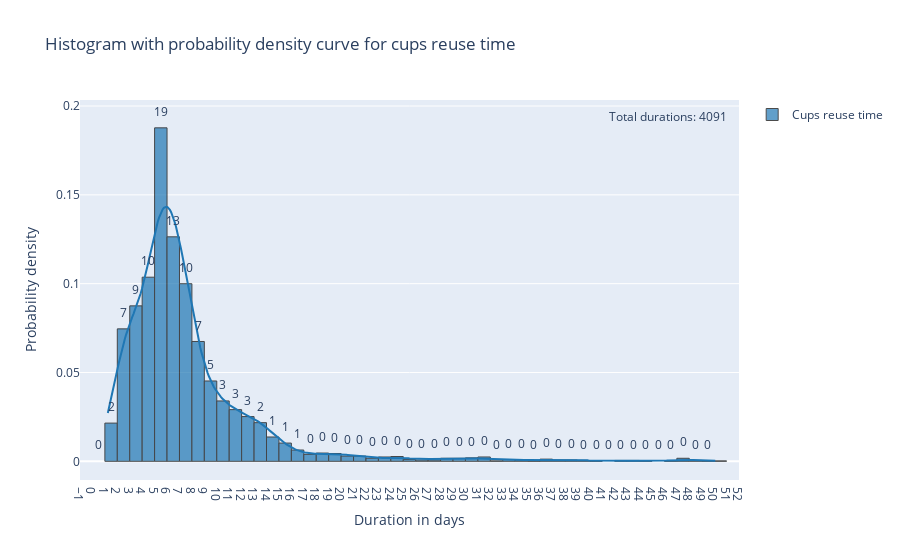

Here is the notebook cell this chart was saved with:
### Code cell
# name of the dataset
group_labels = ['Cups reuse time']

fig = ff.create_distplot([np.array(days)], group_labels, show_rug=False, bin_size=1)
fig.update_layout(xaxis=dict(range=[-1, ceil(max(days))+1]))

fig.update_layout(
    title="Histogram with probability density curve for cups reuse time",
    xaxis_title="Duration in days",
    yaxis_title="Probability density",
    xaxis = dict(tickmode = 'linear')
    )

fig.update_traces(marker=dict(line=dict(width=1,
                                        color='Black')),
                  nbinsx=ceil(max(days)), 
                  autobinx=True, 
                  selector={'type':'histogram'}
                  )

counts, bins = np.histogram(days, bins=range(0, ceil(max(days)), 1))
height = round(max(counts)/sum(counts),2)
percents = [int(round(count/len(days)*100)) for count in counts]

fig.add_trace(Scatter(
    x=[ceil(max(days))],
    y=[height],
    mode="text",
    text='Total durations: {}'.format(len(days)),
    textposition="top left",
    showlegend=False
))

fig.add_trace(Scatter(
    x=np.arange(0.5, ceil(max(days)), 1),
    y=[round(count/len(days),4)+0.005 for count in counts],
    mode="text",
    text=[str(percent) for percent in percents],
    textposition="top center",
    showlegend=False,
    hoverinfo='skip'
))


fig.show()

### Figure 1 — Plotly figure (JSON) as saved in the notebook; plotly's stock layout.template omitted (floating-point values rounded to 4 significant figures; data arrays with more than 128 entries replaced by an {"elided": "..."} marker saying what was removed)
{"data": [{"autobinx": true, "histnorm": "probability density", "legendgroup": "Cups reuse time", "marker": {"color": "rgb(31, 119, 180)", "line": {"color": "Black", "width": 1}}, "name": "Cups reuse time", "nbinsx": 51, "opacity": 0.7, "type": "histogram", "x": {"elided": "4091 float values"}, "xaxis": "x", "xbins": {"end": 50.19, "size": 1, "start": 1.24}, "yaxis": "y"}, {"legendgroup": "Cups reuse time", "marker": {"color": "rgb(31, 119, 180)"}, "mode": "lines", "name": "Cups reuse time", "showlegend": false, "type": "scatter", "x": {"elided": "500 float values"}, "xaxis": "x", "y": {"elided": "500 float values"}, "yaxis": "y"}, {"mode": "text", "showlegend": false, "text": "Total durations: 4091", "textposition": "top left", "type": "scatter", "x": [51], "y": [0.19]}, {"hoverinfo": "skip", "mode": "text", "showlegend": false, "text": ["0", "2", "7", "9", "10", "19", "13", "10", "7", "5", "3", "3", "3", "2", "1", "1", "1", "0", "0", "0", "0", "0", "0", "0", "0", "0", "0", "0", "0", "0", "0", "0", "0", "0", "0", "0", "0", "0", "0", "0", "0", "0", "0", "0", "0", "0", "0", "0", "0", "0"], "textposition": "top center", "type": "scatter", "x": [0.5, 1.5, 2.5, 3.5, 4.5, 5.5, 6.5, 7.5, 8.5, 9.5, 10.5, 11.5, 12.5, 13.5, 14.5, 15.5, 16.5, 17.5, 18.5, 19.5, 20.5, 21.5, 22.5, 23.5, 24.5, 25.5, 26.5, 27.5, 28.5, 29.5, 30.5, 31.5, 32.5, 33.5, 34.5, 35.5, 36.5, 37.5, 38.5, 39.5, 40.5, 41.5, 42.5, 43.5, 44.5, 45.5, 46.5, 47.5, 48.5, 49.5, 50.5], "y": [0.005, 0.0265, 0.0796, 0.0925, 0.1086, 0.1927, 0.1314, 0.105, 0.0725, 0.0502, 0.039, 0.0341, 0.0302, 0.0268, 0.0187, 0.0153, 0.0114, 0.0089, 0.0096, 0.0094, 0.0079, 0.0079, 0.0067, 0.0074, 0.0077, 0.006, 0.0057, 0.0057, 0.0067, 0.0067, 0.007, 0.0074, 0.0052, 0.006, 0.0057, 0.0052, 0.0062, 0.0057, 0.0057, 0.0055, 0.0052, 0.005, 0.0055, 0.0055, 0.0052, 0.005, 0.0052, 0.0067, 0.0055, 0.0052]}], "layout": {"barmode": "overlay", "hovermode": "closest", "legend": {"traceorder": "reversed"}, "title": {"text": "Histogram with probability density curve for cups reuse time"}, "xaxis": {"anchor": "y2", "domain": [0, 1], "range": [-1, 52], "tickmode": "linear", "title": {"text": "Duration in days"}, "zeroline": false}, "yaxis": {"anchor": "free", "domain": [0, 1], "position": 0, "title": {"text": "Probability density"}}}}
